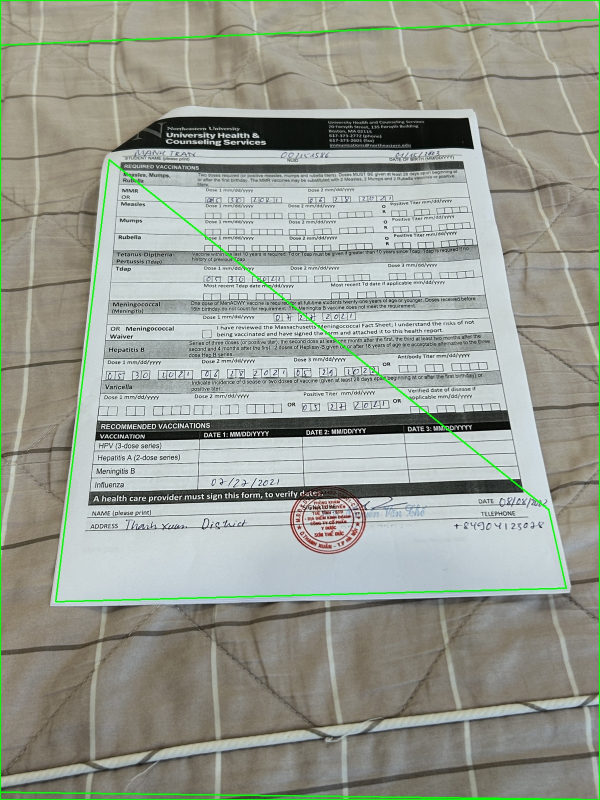
#> input picture debug_all_candidates.jpg, 1200 x 1600 px (shown at 1/2 size)
$ python -i contour.py   (imports and definitions only)
#> lines starting #> are read from the running program, lines starting #| are printed output that depends on the picture; after the words box and inside, x2 and y2 are one past the last pixel; in counts of white or black regions, pixels touching at a corner belong together
### src/preprocess.py
from __future__ import annotations

from dataclasses import dataclass
import cv2
import numpy as np

@dataclass
class DetectionArtifacts:
    image: np.ndarray       # Detection-resolution BGR image.
    lightness: np.ndarray   # Lab L channel.
    normalized: np.ndarray  # Shadow-normalized L channel.
    edges: np.ndarray       # Cleaned Canny edge map.
    masks: list[np.ndarray] # Binary masks used for contour candidates.
    scale_to_original: float

class PreprocessConfig:
    """Relative scaling factors for resolution-independent OpenCV kernels."""
    ILLUMINATION_BLUR = 0.15 #0.12  # Large blur to extract background lighting
    ADAPTIVE_BLOCK = 0.008 # Medium block to read local text/shadow differences
    MORPH_CLOSE = 0.06 #0.005       # Tiny kernel to bridge pixel gaps in edges

def _odd(value: int, minimum: int = 3) -> int:
    value = max(minimum, value)
    return value if value % 2 else value + 1

def _remove_small_components(mask: np.ndarray, min_area: int) -> np.ndarray:
    count, labels, stats, _ = cv2.connectedComponentsWithStats(mask, 8)
    clean = np.zeros_like(mask)
    for label in range(1, count):
        if stats[label, cv2.CC_STAT_AREA] >= min_area:
            clean[labels == label] = 255
    return clean

# [5 lines left out: function _remove_fragments, not called in this run]

def _auto_canny(image: np.ndarray, sigma: float = 0.33) -> np.ndarray:
    median = float(np.median(image))
    lower = int(max(0, (1.0 - sigma) * median))
    upper = int(min(255, (1.0 + sigma) * median))
    upper = max(upper, lower + 20)
    return cv2.Canny(image, lower, upper, L2gradient=True)

def _normalized(lightness: np.ndarray, base_dim: int) -> np.ndarray:
    """"""
    #Illumination Normalization via float division with Gaussian background
    light_float = lightness.astype(np.float32)
    blur_size = _odd(int(base_dim * PreprocessConfig.ILLUMINATION_BLUR), minimum=31)
    illumination = cv2.GaussianBlur(light_float, (blur_size, blur_size), 0)
    illumination = np.maximum(illumination, 10.0) #

    # Scale relative to average lightness to prevent integer saturation at 255
    mean_lightness = float(np.mean(light_float))
    normalized_float = (light_float / illumination) * mean_lightness
    normalized = np.clip(normalized_float, 0, 255).astype(np.uint8)

    # Enhance local contrast
    clahe = cv2.createCLAHE(clipLimit=2.0, tileGridSize=(8, 8))
    return clahe.apply(normalized)

def prepare_detection_artifacts(
    image_bgr: np.ndarray,
    max_dimension: int = 1600,
) -> DetectionArtifacts:
    if image_bgr is None or image_bgr.size == 0:
        raise ValueError("image_bgr must be a non-empty BGR image")

    original_height, original_width = image_bgr.shape[:2]
    longest_side = max(original_height, original_width)
    detection_scale = min(1.0, max_dimension / longest_side)

    if detection_scale < 1.0:
        working = cv2.resize(
            image_bgr,
            None,
            fx=detection_scale,
            fy=detection_scale,
            interpolation=cv2.INTER_AREA,
        )
    else:
        working = image_bgr.copy()

    height, width = working.shape[:2]
    base_dim = min(height, width)

    # 1. Convert to LAB color space and extract L channel
    lab = cv2.cvtColor(working, cv2.COLOR_BGR2LAB)
    lightness = lab[:, :, 0]

    # 2. Illumination Normalization via float division with Gaussian background
    normalized = _normalized(lightness, base_dim)

    # 4. Edge-preserving smoothing
    denoised = cv2.bilateralFilter(
        normalized, d=7, sigmaColor=45, sigmaSpace=45
    )

    # Extract the Saturation channel to find objects with color
    hsv = cv2.cvtColor(working, cv2.COLOR_BGR2HSV)
    saturation = hsv[:, :, 1]

    # Threshold: Low saturation (0-45) becomes white paper (255),
    # High saturation (colorful backgrounds) becomes black (0).
    _, sat_mask = cv2.threshold(saturation, 45, 255, cv2.THRESH_BINARY_INV)
    sat_kernel = cv2.getStructuringElement(cv2.MORPH_RECT, (11, 11))
    sat_mask = cv2.morphologyEx(sat_mask, cv2.MORPH_CLOSE, sat_kernel)

    # 5. Canny edge extraction & morphological closing
    raw_edges = _auto_canny(denoised)
    close_size = _odd(int(base_dim * PreprocessConfig.ADAPTIVE_BLOCK), minimum=3)
    kernel = cv2.getStructuringElement(cv2.MORPH_RECT, (close_size, close_size))
    edges = cv2.morphologyEx(raw_edges, cv2.MORPH_CLOSE, kernel) # use horizontal and vertical if need to bridge specific lines

    edges = cv2.dilate(
        edges,
        cv2.getStructuringElement(cv2.MORPH_RECT, (3, 3)),
        iterations=1,
    )
    edges = cv2.bitwise_and(edges, edges, mask=sat_mask)

    # 6. Adaptive Thresholding Paper Mask
    block_size = _odd(int(base_dim * PreprocessConfig.MORPH_CLOSE), minimum=31)
    paper_mask = cv2.adaptiveThreshold(
        denoised,
        255,
        cv2.ADAPTIVE_THRESH_GAUSSIAN_C,
        cv2.THRESH_BINARY,
        block_size,
        C=2,  # pixel is classified as white if Pixel > Mean - C
    )
    paper_mask = cv2.morphologyEx(
        paper_mask,
        cv2.MORPH_CLOSE,
        cv2.getStructuringElement(
            cv2.MORPH_RECT, (close_size * 2, close_size * 2)
        ),
    )

    paper_mask = cv2.bitwise_and(paper_mask, sat_mask)

    paper_mask = _remove_small_components(
        paper_mask,
        min_area=max(100, int(height * width * 0.01)), # close small fragments that is 1% of the image
    )

    return DetectionArtifacts(
        image=working,
        lightness=lightness,
        normalized=normalized,
        edges=edges,
        masks=[edges, paper_mask],
        scale_to_original=1.0 / detection_scale,
    )

### src/contour.py
from __future__ import annotations

from dataclasses import dataclass
import cv2
import numpy as np

from src.preprocess import DetectionArtifacts, prepare_detection_artifacts

@dataclass
class DocumentDetection:
    corners: np.ndarray     # float32, original-resolution TL/TR/BR/BL.
    confidence: float       # 0.0 to 1.0
    method: str             # "contour" or "min_area_rect"


def order_corners(points: np.ndarray) -> np.ndarray:
    """Return four points in TL, TR, BR, BL order."""
    points = np.asarray(points, dtype=np.float32).reshape(4, 2)

    # Find the geometric center of the polygon
    center = np.mean(points, axis=0)

    # Calculate the angle of each point relative to the center
    # arctan2 returns angles from -pi to pi
    angles = np.arctan2(points[:, 1] - center[1], points[:, 0] - center[0])

    # Sorting by angle naturally orders the points clockwise: TL, TR, BR, BL
    # (Assuming OpenCV's top-left origin coordinate system)
    return points[np.argsort(angles)]

def _is_valid_quad(quad: np.ndarray, image_area: float) -> bool:
    """Check if the 4 pts convex and has sides > 20px"""
    quad = order_corners(quad)

    if not cv2.isContourConvex(quad.reshape(-1, 1, 2).astype(np.int32)):
        return False

    area = cv2.contourArea(quad.reshape(-1, 1, 2))
    if area < image_area * 0.05:
        return False

    sides = np.linalg.norm(quad - np.roll(quad, -1, axis=0), axis=1)
    return bool(np.all(sides > 20))

def _edge_support(dilated_edges: np.ndarray, quad: np.ndarray) -> float:
    """Fraction of a narrow quadrilateral outline supported by image edges."""

    boundary = np.zeros_like(dilated_edges)

    cv2.polylines(
        boundary,
        [quad.astype(np.int32).reshape(-1, 1, 2)],
        isClosed=True,
        color=255,
        thickness=3,
        lineType=cv2.LINE_AA,
    )

    boundary_pixels = np.count_nonzero(boundary)

    if boundary_pixels == 0:
        return 0.0

    return float(np.count_nonzero(cv2.bitwise_and(boundary, dilated_edges))
                / boundary_pixels)

def _geometry_score(quad: np.ndarray, image_shape: tuple[int, int]) -> float:
    """Geo score is a combination of how big the shape occupy the image, how similar two opposite edge are
        and how much of a 90 angle the edges are making. However, a 25% range is included in case of perspective distortion"""
    height, width = image_shape
    image_area = height * width

    # area
    area = cv2.contourArea(quad.reshape(-1, 1, 2))
    area_score = min(1.0, area / (image_area * 0.80))

    # opposite
    sides = np.linalg.norm(quad - np.roll(quad, -1, axis=0), axis=1)
    ratio1 = min(sides[0], sides[2]) / max(sides[0], sides[2])
    ratio2 = min(sides[1], sides[3]) / max(sides[1], sides[3])
    ratio1 = 1.0 if ratio1 > 0.75 else ratio1
    ratio2 = 1.0 if ratio2 > 0.75 else ratio2

    opposite_score = 0.5 * (ratio1 + ratio2)

    # Right angle, edges should be relatively right angle for a document
    vectors = np.roll(quad, -1, axis=0) - quad
    vectors /= np.linalg.norm(vectors, axis=1, keepdims=True)
    cosines = np.abs(np.sum(vectors * np.roll(vectors, -1, axis=0), axis=1))
    mean_cosine = float(np.mean(cosines))

    if mean_cosine < 0.45:
        right_angle_score = 1.0
    else:
        right_angle_score = max(0.0, 1.0 - ((mean_cosine - 0.45) * 2.0))

    # Frame boundary penalty. Which means a page clipped on all four sides is usually the image frame, not a page.
    border = max(5, int(min(height, width) * 0.01))
    touches = (
        (quad[:, 0] < border)
        | (quad[:, 0] > width - 1 - border)
        | (quad[:, 1] < border)
        | (quad[:, 1] > height - 1 - border)
    )
    frame_score = 0.55 if np.count_nonzero(touches) == 4 else 1.0

    return float(
        (0.45 * area_score + 0.30 * opposite_score + 0.25 *
        right_angle_score)
        * frame_score
    )


def _score_candidate(
    quad: np.ndarray,
    artifacts: DetectionArtifacts,
    dilated_edges: np.ndarray
) -> float:
    geometry = _geometry_score(quad, artifacts.edges.shape)
    support = _edge_support(dilated_edges, quad)

    # Boundary evidence is more important than rectangularity: photos may
    # contain rectangular objects, but the document boundary should be edged.

    return float(np.sqrt(geometry * support))

def _candidates_from_mask(
    mask: np.ndarray,
    image_area: float,
) -> list[tuple[np.ndarray, str]]:

    contours, _ = cv2.findContours(
        mask,
        cv2.RETR_LIST,
        cv2.CHAIN_APPROX_SIMPLE,
    )
    candidates: list[tuple[np.ndarray, str]] = []

    for contour in contours:
        # Inspect each contour, reject the small one with < 5% area, or no valid 4 corners after hull

        if cv2.contourArea(contour) < image_area * 0.05:
            continue
        hull = cv2.convexHull(contour)
        perimeter = cv2.arcLength(hull, True)

        for epsilon_ratio in (0.008, 0.012, 0.018, 0.025, 0.035):
            approximation = cv2.approxPolyDP(
                hull,
                epsilon_ratio * perimeter,
                closed=True,
            )

            if len(approximation) != 4:
                continue
            quad = order_corners(approximation)
            if _is_valid_quad(quad, image_area):
                candidates.append((quad, "contour"))

        # This recovers pages with one broken boundary while rejecting shapes
        # whose contour occupies too little of their bounding rectangle.

        rectangle = cv2.minAreaRect(hull)
        box = cv2.boxPoints(rectangle)
        box_area = cv2.contourArea(box.reshape(-1, 1, 2))
        fill_ratio = cv2.contourArea(hull) / max(box_area, 1.0)

        if fill_ratio >= 0.65:
            quad = order_corners(box)
            if _is_valid_quad(quad, image_area):
                candidates.append((quad, "min_area_rect"))

    return candidates

def _deduplicate(
    candidates: list[tuple[np.ndarray, str]],
) -> list[tuple[np.ndarray, str]]:
    """Compare candidates against others using Intersection over Union IoU
    , if overlap over 92%, count as dup and discard candidate"""
    unique: list[tuple[np.ndarray, str]] = []

    for quad, method in candidates:
        quad_area = cv2.contourArea(quad.reshape(-1, 1, 2))
        duplicate = False
        for known, _ in unique:
            known_area = cv2.contourArea(known.reshape(-1, 1, 2))
            intersection, _ = cv2.intersectConvexConvex(quad, known)
            iou = intersection / max(quad_area + known_area - intersection, 1.0)

            if iou > 0.92:
                duplicate = True
                break

        if not duplicate:
            unique.append((quad, method))

    return unique


# [13 lines left out: function _fallback_corners, not called in this run]

def detect_document(image_bgr: np.ndarray) -> DocumentDetection:
    """
    Detect the most likely document quadrilateral.
    Fold lines appear as interior edges and do not become candidates unless
    they also form a large, well-supported outer quadrilateral.
    """

    artifacts = prepare_detection_artifacts(image_bgr)

    height, width = artifacts.edges.shape
    image_area = float(height * width)
    candidates: list[tuple[np.ndarray, str]] = []

    for mask in artifacts.masks:
        candidates.extend(_candidates_from_mask(mask, image_area))
    candidates = _deduplicate(candidates)

    if not candidates:
        return DocumentDetection(
            corners=_fallback_corners(image_bgr.shape[1],
            image_bgr.shape[0]),
            confidence=0.0,
            method="fallback",
        )

    dilated_edges = cv2.dilate(
        artifacts.edges,
        cv2.getStructuringElement(cv2.MORPH_ELLIPSE, (7, 7)),
    )

    best_quad, best_method = max(
        candidates,
        key=lambda item: _score_candidate(item[0], artifacts, dilated_edges),
    )

    confidence = _score_candidate(best_quad, artifacts, dilated_edges)

    original_corners = order_corners(
        best_quad * artifacts.scale_to_original
    )

    return DocumentDetection(
        corners=original_corners,
        confidence=confidence,
        method=best_method,
    )

>>> import cv2
>>> picture = cv2.imread('../debug_all_candidates.jpg')
#> picture is the input picture: shape (1600, 1200, 3); mean B, G, R 146.3, 156.8, 151.8
>>> result = detect_document(picture)
#> in _normalized, `illumination = cv2.GaussianBlur(light_float, (blur_size, blur_size), 0)`:
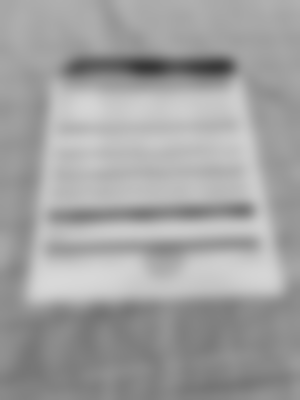
#> illumination: shape (1600, 1200) float32 (shown at 1/4 size); min 56.3, max 216.5, mean 162.1
#> in _normalized, `mean_lightness = float(np.mean(light_float))`: mean_lightness = 162.2
#> in prepare_detection_artifacts, `_, sat_mask = cv2.threshold(saturation, 45, 255, cv2.THRESH_BINARY_INV)`:
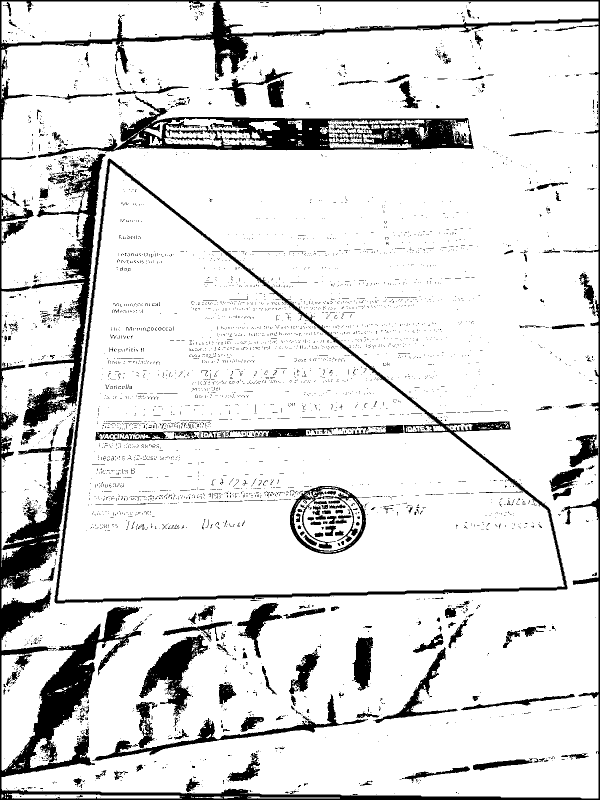
#> sat_mask: shape (1600, 1200) (shown at 1/2 size); 87.2% white; 5127 black regions (4845 under 20 px), largest, box (x1, y1, x2, y2) and area: (0, 0, 1200, 1600) 88125, (76, 190, 948, 316) 29313, (109, 317, 1135, 1207) 20867
#> in prepare_detection_artifacts, `sat_mask = cv2.morphologyEx(sat_mask, cv2.MORPH_CLOSE, sat_kernel)`:
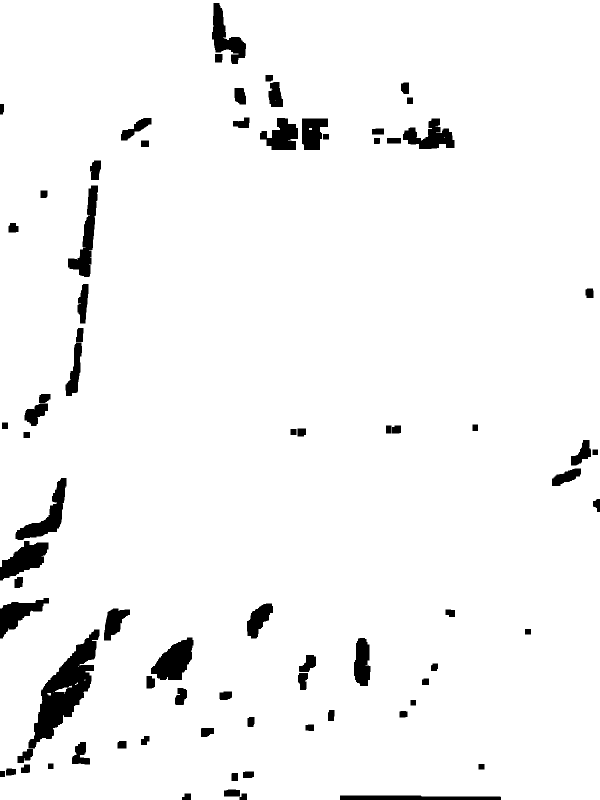
#> sat_mask: shape (1600, 1200) (shown at 1/2 size); 95.9% white; 78 black regions, largest, box (x1, y1, x2, y2) and area: (57, 1259, 199, 1497) 12378, (302, 1275, 387, 1360) 4409, (0, 1082, 97, 1161) 4146
#> in _auto_canny, `median = float(np.median(image))`: median = 149
#> in _auto_canny, `lower = int(max(0, (1.0 - sigma) * median))`: lower = 99
#> in _auto_canny, `upper = int(min(255, (1.0 + sigma) * median))`: upper = 198
#> in _remove_small_components, `count, labels, stats, _ = cv2.connectedComponentsWithStats(mask, 8)`:
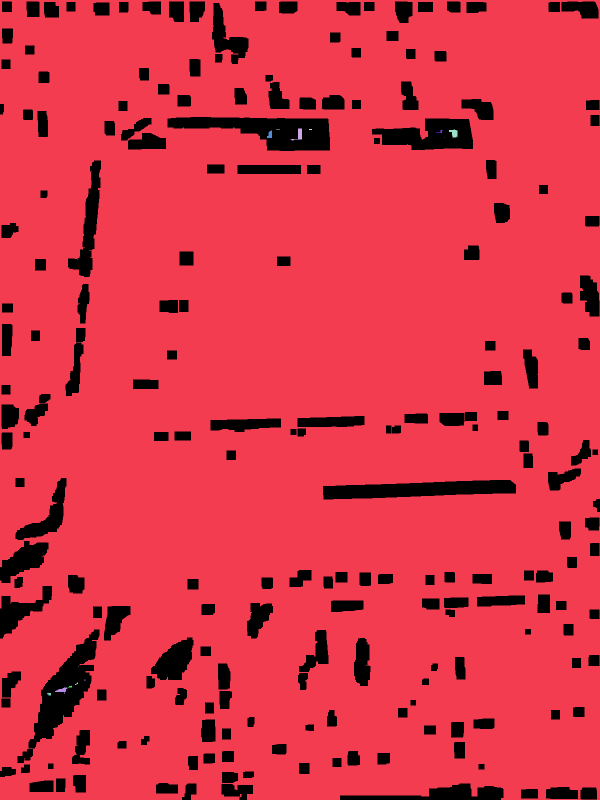
#> labels: shape (1600, 1200) int32 (shown at 1/2 size); 16 distinct labels, from 0 to 15; one colour per label, 0 black
#> in _remove_small_components, `count, labels, stats, _ = cv2.connectedComponentsWithStats(mask, 8)`: count = 16; stats = 16 rows, first 6: [0, 3, 1200, 1597, 217785], [0, 0, 1200, 1600, 1701460], [581, 257, 23, 24, 199], [552, 259, 8, 1, 8], [618, 258, 6, 2, 12], [898, 259, 18, 16, 183]
#> the loop in detect_document, `for mask in artifacts.masks:` made 2 passes
#> after the loop in detect_document, `for mask in artifacts.masks:`: candidates = 20 items
#> the loop in _deduplicate, `for quad, method in candidates:` made 20 passes
#> (quad, method, quad_area) on passes 1 to 3: ([[661, 1201], [1196, 1167], [1144, 1393], [674, 1438]], 'contour', 115558.5), ([[661, 1201], [1196, 1167], [1144, 1393], [674, 1438]], 'contour', 115558.5), ([[661, 1201], [1196, 1167], [1144, 1393], [674, 1438]], 'contour', 115558.5)
#> after the loop in _deduplicate, `for quad, method in candidates:`: unique = 5 items
#> in detect_document, `dilated_edges = cv2.dilate( artifacts.edges, cv2.getStructuringElement..`:
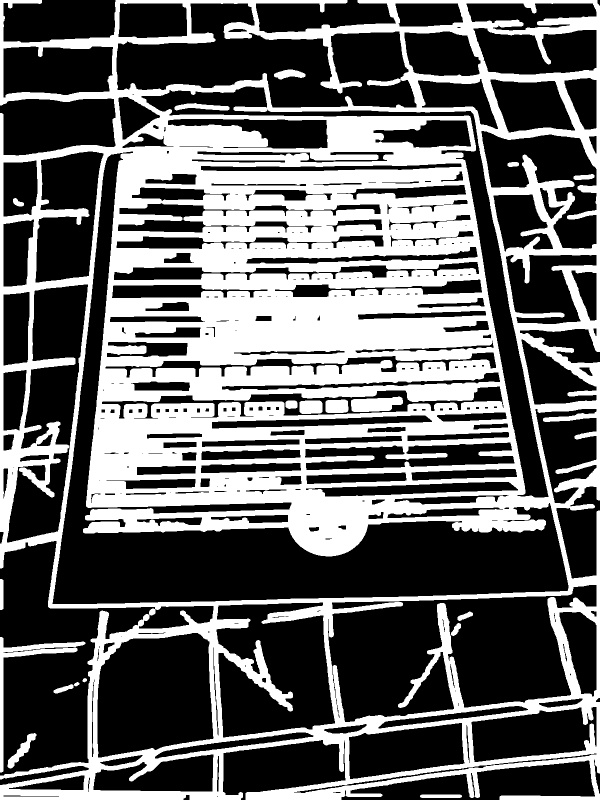
#> dilated_edges: shape (1600, 1200) (shown at 1/2 size); 39% white; 19 white regions, largest, box (x1, y1, x2, y2) and area: (0, 0, 1200, 1600) 732593, (0, 1274, 171, 1545) 4705, (702, 793, 806, 824) 2440
#> in _geometry_score, `area = cv2.contourArea(quad.reshape(-1, 1, 2))`: area = 115558.5
#> in _geometry_score, `area_score = min(1.0, area / (image_area * 0.80))`: area_score = 0.0752
#> in _geometry_score, `sides = np.linalg.norm(quad - np.roll(quad, -1, axis=0), axis=1)`: sides = [536.1, 231.9, 472.1, 237.4]
#> in _geometry_score, `ratio1 = min(sides[0], sides[2]) / max(sides[0], sides[2])`: ratio1 = 0.881
#> in _geometry_score, `ratio2 = min(sides[1], sides[3]) / max(sides[1], sides[3])`: ratio2 = 0.977
#> in _geometry_score, `ratio1 = 1.0 if ratio1 > 0.75 else ratio1`: ratio1 = 1
#> in _geometry_score, `vectors = np.roll(quad, -1, axis=0) - quad`: vectors = [[535, -34], [-52, 226], [-470, 45], [-13, -237]]
#> in _geometry_score, `vectors /= np.linalg.norm(vectors, axis=1, keepdims=True)`: vectors = [[0.998, -0.0634], [-0.224, 0.975], [-0.995, 0.0953], [-0.0548, -0.998]]
#> in _geometry_score, `cosines = np.abs(np.sum(vectors * np.roll(vectors, -1, axis=0), axis=1))`: cosines = [0.286, 0.316, 0.0406, 0.00867]
#> in _geometry_score, `mean_cosine = float(np.mean(cosines))`: mean_cosine = 0.163
#> in _geometry_score, `touches = ( (quad[:, 0] < border) | (quad[:, 0] > width - 1 - border) ..`: touches = [False, True, False, False]
#> in _geometry_score, `frame_score = 0.55 if np.count_nonzero(touches) == 4 else 1.0`: frame_score = 1
#> in _score_candidate, `geometry = _geometry_score(quad, artifacts.edges.shape)`: geometry = 0.584
#> in _edge_support, `boundary_pixels = np.count_nonzero(boundary)`: boundary_pixels = 10293
#> in _score_candidate, `support = _edge_support(dilated_edges, quad)`: support = 0.425
#> in _edge_support (call 5), `cv2.polylines( boundary, [quad.astype(np.int32).reshape(-1, 1, 2)], is..`:
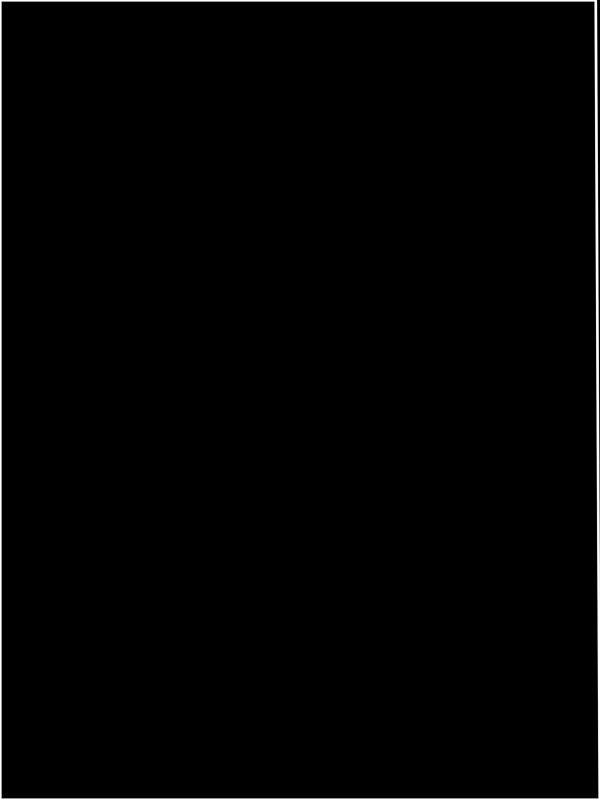
#> boundary: shape (1600, 1200) (shown at 1/2 size); min 0, max 255, mean 2.8
#> in _edge_support (call 5), `boundary_pixels = np.count_nonzero(boundary)`: boundary_pixels = 26214
#> in detect_document, `best_quad, best_method = max( candidates, key=lambda item: _score_cand..`: best_quad = [[0, 0], [1191, 0], [1199, 1599], [0, 1599]]; best_method = 'contour'
#> in detect_document, `confidence = _score_candidate(best_quad, artifacts, dilated_edges)`: confidence = 0.673
#> in detect_document, `original_corners = order_corners( best_quad * artifacts.scale_to_origi..`: original_corners = [[0, 0], [1191, 0], [1199, 1599], [0, 1599]]
